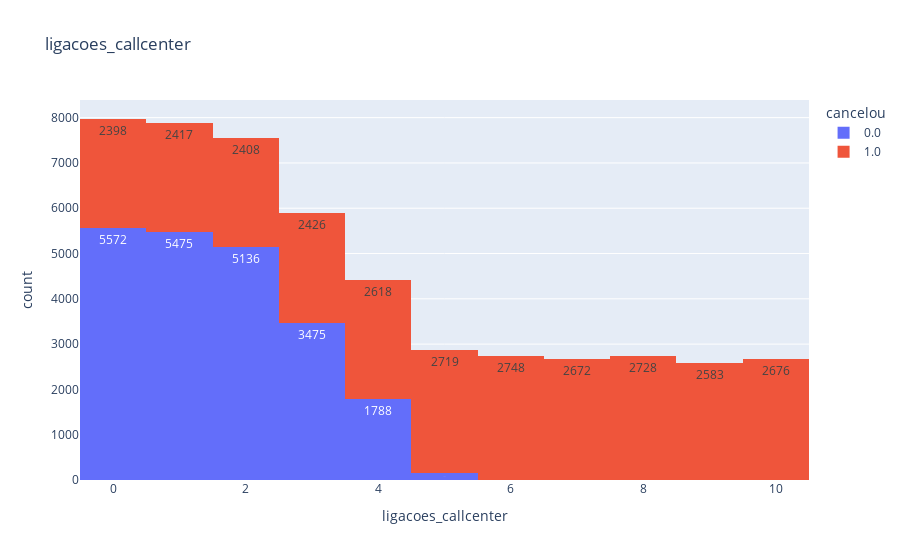
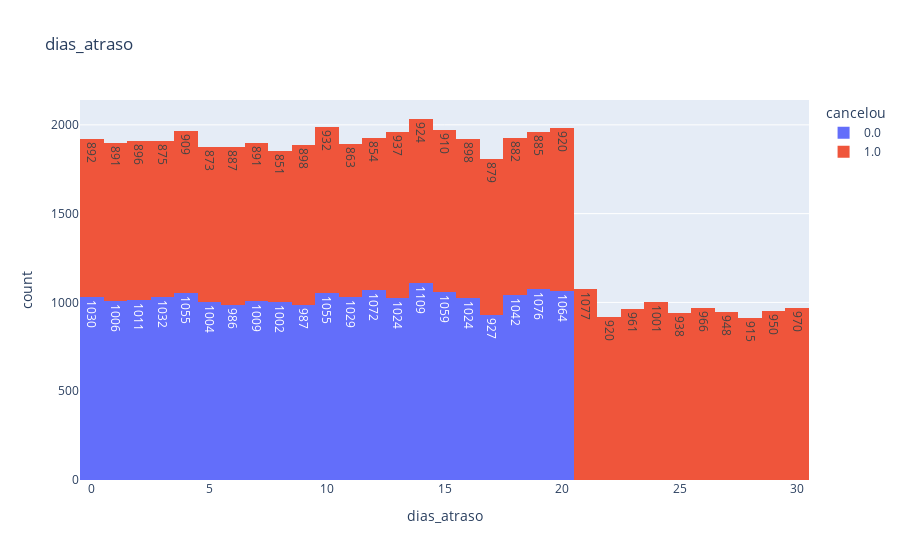
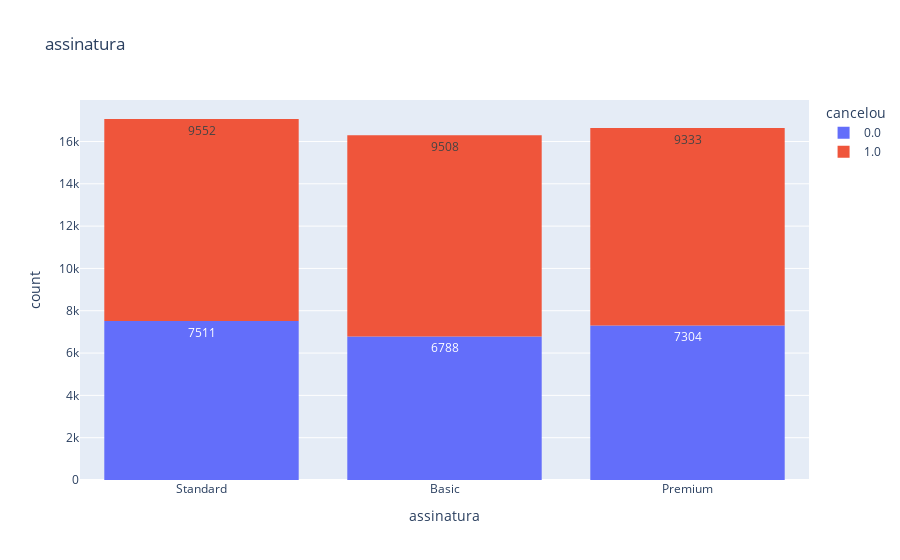
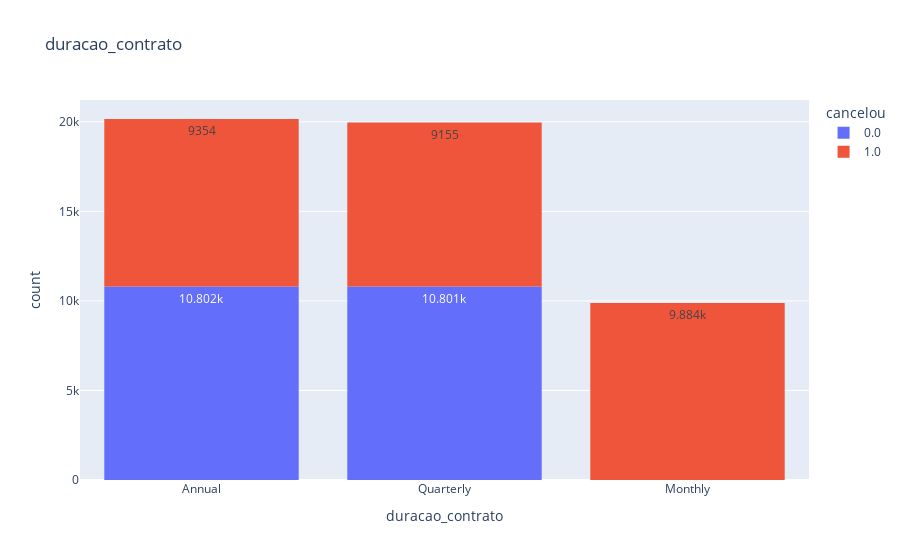

Here is the notebook cell these charts were saved with, in order:
### Code cell
# passo 5: Análise a causa dos cancelamentos dos clientes
# como cada coluna impacta no cancelamento
# criando graficos para cada coluna
import plotly.express as px
# use toda a tabela para a ánalise
"""
for coluna in tabela.columns:
    grafico = px.histogram(tabela, x=coluna, color="cancelou", text_auto=True, title=coluna)
    grafico.show()
"""

# aqui usei apenas algumas colunas para não poluir a tela
colunas_para_graficos = ["ligacoes_callcenter", "dias_atraso", "assinatura", "duracao_contrato", "cancelou"]
for coluna in colunas_para_graficos:
    grafico = px.histogram(tabela, x=coluna, color="cancelou", text_auto=True, title=coluna)
    grafico.show()

### Figure 1 — Plotly figure (JSON) as saved in the notebook; plotly's stock layout.template omitted (floating-point values rounded to 4 significant figures; data arrays with more than 128 entries replaced by an {"elided": "..."} marker saying what was removed)
{"data": [{"bingroup": "x", "hovertemplate": "cancelou=0.0<br>ligacoes_callcenter=%{x}<br>count=%{y}<extra></extra>", "legendgroup": "0.0", "marker": {"color": "#636efa", "pattern": {"shape": ""}}, "name": "0.0", "orientation": "v", "showlegend": true, "texttemplate": "%{value}", "type": "histogram", "x": {"elided": "21603 float values"}, "xaxis": "x", "yaxis": "y"}, {"bingroup": "x", "hovertemplate": "cancelou=1.0<br>ligacoes_callcenter=%{x}<br>count=%{y}<extra></extra>", "legendgroup": "1.0", "marker": {"color": "#EF553B", "pattern": {"shape": ""}}, "name": "1.0", "orientation": "v", "showlegend": true, "texttemplate": "%{value}", "type": "histogram", "x": {"elided": "28393 float values"}, "xaxis": "x", "yaxis": "y"}], "layout": {"barmode": "relative", "legend": {"title": {"text": "cancelou"}, "tracegroupgap": 0}, "title": {"text": "ligacoes_callcenter"}, "xaxis": {"anchor": "y", "domain": [0, 1], "title": {"text": "ligacoes_callcenter"}}, "yaxis": {"anchor": "x", "domain": [0, 1], "title": {"text": "count"}}}}

### Figure 2 — Plotly figure (JSON) as saved in the notebook; plotly's stock layout.template omitted (floating-point values rounded to 4 significant figures; data arrays with more than 128 entries replaced by an {"elided": "..."} marker saying what was removed)
{"data": [{"bingroup": "x", "hovertemplate": "cancelou=0.0<br>dias_atraso=%{x}<br>count=%{y}<extra></extra>", "legendgroup": "0.0", "marker": {"color": "#636efa", "pattern": {"shape": ""}}, "name": "0.0", "orientation": "v", "showlegend": true, "texttemplate": "%{value}", "type": "histogram", "x": {"elided": "21603 float values"}, "xaxis": "x", "yaxis": "y"}, {"bingroup": "x", "hovertemplate": "cancelou=1.0<br>dias_atraso=%{x}<br>count=%{y}<extra></extra>", "legendgroup": "1.0", "marker": {"color": "#EF553B", "pattern": {"shape": ""}}, "name": "1.0", "orientation": "v", "showlegend": true, "texttemplate": "%{value}", "type": "histogram", "x": {"elided": "28393 float values"}, "xaxis": "x", "yaxis": "y"}], "layout": {"barmode": "relative", "legend": {"title": {"text": "cancelou"}, "tracegroupgap": 0}, "title": {"text": "dias_atraso"}, "xaxis": {"anchor": "y", "domain": [0, 1], "title": {"text": "dias_atraso"}}, "yaxis": {"anchor": "x", "domain": [0, 1], "title": {"text": "count"}}}}

### Figure 3 — Plotly figure (JSON) as saved in the notebook; plotly's stock layout.template omitted (floating-point values rounded to 4 significant figures; data arrays with more than 128 entries replaced by an {"elided": "..."} marker saying what was removed)
{"data": [{"bingroup": "x", "hovertemplate": "cancelou=0.0<br>assinatura=%{x}<br>count=%{y}<extra></extra>", "legendgroup": "0.0", "marker": {"color": "#636efa", "pattern": {"shape": ""}}, "name": "0.0", "orientation": "v", "showlegend": true, "texttemplate": "%{value}", "type": "histogram", "x": {"elided": "21603 str values"}, "xaxis": "x", "yaxis": "y"}, {"bingroup": "x", "hovertemplate": "cancelou=1.0<br>assinatura=%{x}<br>count=%{y}<extra></extra>", "legendgroup": "1.0", "marker": {"color": "#EF553B", "pattern": {"shape": ""}}, "name": "1.0", "orientation": "v", "showlegend": true, "texttemplate": "%{value}", "type": "histogram", "x": {"elided": "28393 str values"}, "xaxis": "x", "yaxis": "y"}], "layout": {"barmode": "relative", "legend": {"title": {"text": "cancelou"}, "tracegroupgap": 0}, "title": {"text": "assinatura"}, "xaxis": {"anchor": "y", "domain": [0, 1], "title": {"text": "assinatura"}}, "yaxis": {"anchor": "x", "domain": [0, 1], "title": {"text": "count"}}}}

### Figure 4 — Plotly figure (JSON) as saved in the notebook; plotly's stock layout.template omitted (floating-point values rounded to 4 significant figures; data arrays with more than 128 entries replaced by an {"elided": "..."} marker saying what was removed)
{"data": [{"bingroup": "x", "hovertemplate": "cancelou=0.0<br>duracao_contrato=%{x}<br>count=%{y}<extra></extra>", "legendgroup": "0.0", "marker": {"color": "#636efa", "pattern": {"shape": ""}}, "name": "0.0", "orientation": "v", "showlegend": true, "texttemplate": "%{value}", "type": "histogram", "x": {"elided": "21603 str values"}, "xaxis": "x", "yaxis": "y"}, {"bingroup": "x", "hovertemplate": "cancelou=1.0<br>duracao_contrato=%{x}<br>count=%{y}<extra></extra>", "legendgroup": "1.0", "marker": {"color": "#EF553B", "pattern": {"shape": ""}}, "name": "1.0", "orientation": "v", "showlegend": true, "texttemplate": "%{value}", "type": "histogram", "x": {"elided": "28393 str values"}, "xaxis": "x", "yaxis": "y"}], "layout": {"barmode": "relative", "legend": {"title": {"text": "cancelou"}, "tracegroupgap": 0}, "title": {"text": "duracao_contrato"}, "xaxis": {"anchor": "y", "domain": [0, 1], "title": {"text": "duracao_contrato"}}, "yaxis": {"anchor": "x", "domain": [0, 1], "title": {"text": "count"}}}}
